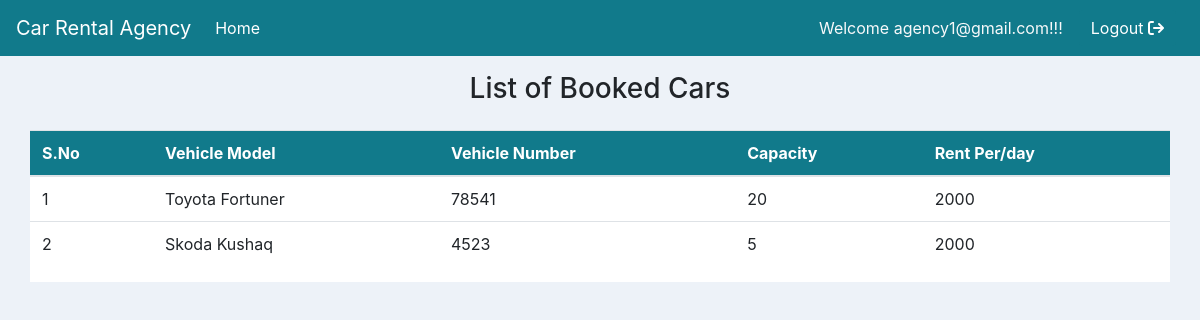
Page /pages/Agency/Booking/bookedCars.php (signed in) on the committed database.
### tables this page shows
CREATE TABLE `added_cars` (
  `car_id` varchar(255) NOT NULL,
  `car_model` varchar(255) NOT NULL,
  `car_number` varchar(255) NOT NULL,
  `capacity` int(255) NOT NULL,
  `rent` int(255) NOT NULL,
  `availability` varchar(255) NOT NULL,
  `added_by` varchar(255) NOT NULL
);

### pages/Agency/Booking/bookedCars.php (the view, shortened to what this page needs)
<?php
include '../../../db_connect.php';
include '../../../navbar.php';
?>
<html>
<head>
  <link rel="stylesheet" href="https://cdn.jsdelivr.net/npm/bootstrap@4.6.2/dist/css/bootstrap.min.css">
  <link rel="stylesheet" href="https://cdnjs.cloudflare.com/ajax/libs/font-awesome/6.4.0/css/all.min.css">
  <link rel="stylesheet" href="../../../css/styles.css" />
</head>
<body>
  <div class="mx-4">
    <h3 class="my-3 text-center">List of Booked Cars</h3>
    <div class="container mt-4 p-0" style="margin-top:70px; background-color: #fff">
      <div class="table-responsive">
        <table class="table">
          <thead>
            <tr>
              <th scope="col">S.No</th>
              <th scope="col">Vehicle Model</th>
              <th scope="col">Vehicle Number</th>
              <th scope="col">Capacity</th>
              <th scope="col">Rent Per/day</th>
            </tr>
          </thead>
          <tbody>
            <?php
            $user = $_SESSION['agency_email'];
            $sno = 1;
            $query = mysqli_query($db, "select car_model, car_number, capacity, rent,booked_customer from added_cars,booked_cars
         where added_cars.added_by='$user' and added_cars.availability='no' and added_cars.car_id=booked_cars.car_id");
            if ($query) {
              if (mysqli_num_rows($query) == 0) {
                echo '</table><tr><center><p class="text-secondary">No Cars Are Booked Yet</p></center></tr>';
              } else {
                while ($fetch = mysqli_fetch_assoc($query)) {
                  echo '
                      <tr>
                          <td>' . $sno++ . '</td>
                          <td>' . $fetch['car_model'] . '</td>
                          <td>' . $fetch['car_number'] . '</td>
                          <td>' . $fetch['capacity'] . '</td>
                          <td>' . $fetch['rent'] . '</td>
                      </tr>';
                }
              }
            }
            ?>
          </tbody>
        </table>
      </div>
</body>
</html>

### css/styles.css (style rules this page uses)
body { background-color: #EDF2F8; }
.table thead { background-color: #117a8b !important; color: white; }

### rows in the picture
added_cars: car_model "Toyota Fortuner", car_number "78541", capacity "20", rent "2000"
added_cars: car_model "Skoda Kushaq", car_number "4523", capacity "5", rent "2000"

### other values in the picture
$_SESSION['agency_email'] "agency1@gmail.com"
